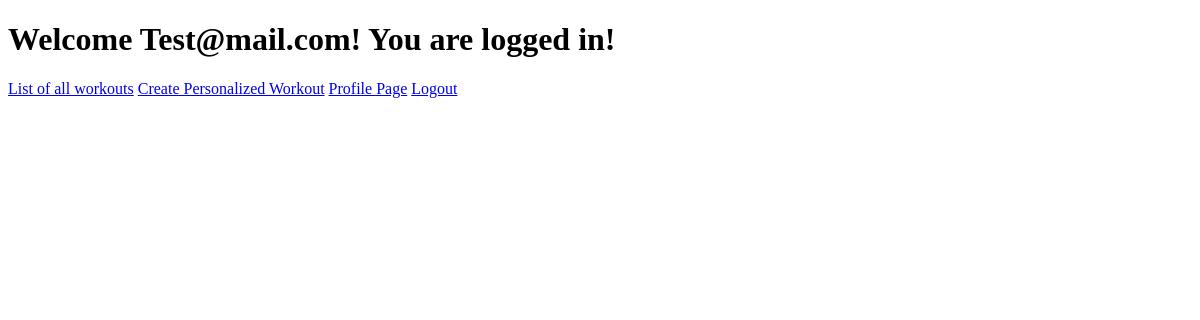
/Home/ (signed in), run on an earlier commit of the app's database.
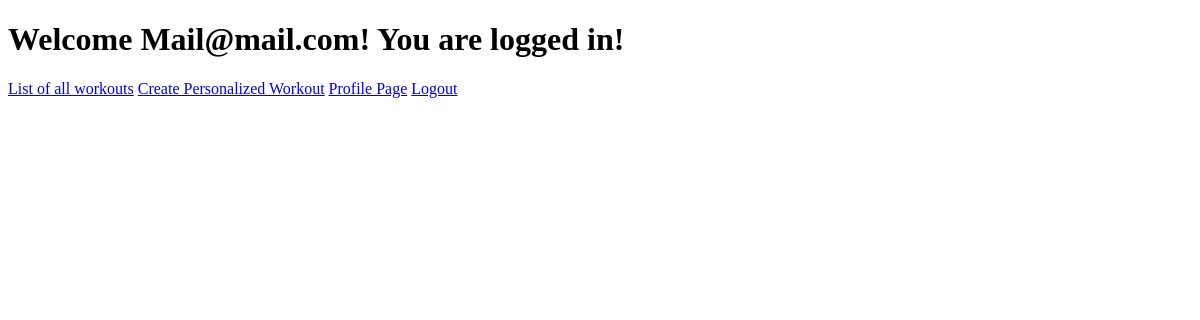
And on a later commit of the database.
### routes.py (models this page shows, shortened)
class User(UserMixin, db.Model):
    __tablename__ = 'Users'
    id = db.Column(db.Integer, primary_key=True)
    password_hash = db.Column(db.LargeBinary)
    email = db.Column(db.Unicode, nullable=False)
    @property
    def password(self):
        raise AttributeError("password is a write-only attribute")

### routes.py (the view)
@app.route("/Home/")
def loggedInHome():
    return render_template("loggedInHome.j2", current_user=current_user)

### routes.py (called while the page is built)
@app.login_manager.user_loader
def load_user(uid):
    return User.query.get(int(uid))

### templates/loggedInHome.j2 (shortened to what this page needs)
<!DOCTYPE html>
<html lang="en">
<head>
</head>
<body>
	<h1>Welcome {{current_user.email}}! You are logged in!</h1>
    <a href = "/workouts/">List of all workouts</a>
    <a href = "/workoutform/">Create Personalized Workout</a>
    <a href = "/profile/">Profile Page</a>
    <a href = "/logout/">Logout</a>
</body>
</html>

What changed in the data, as far as the page shows it:
changed User: email "Test@mail.com" → "Mail@mail.com"
